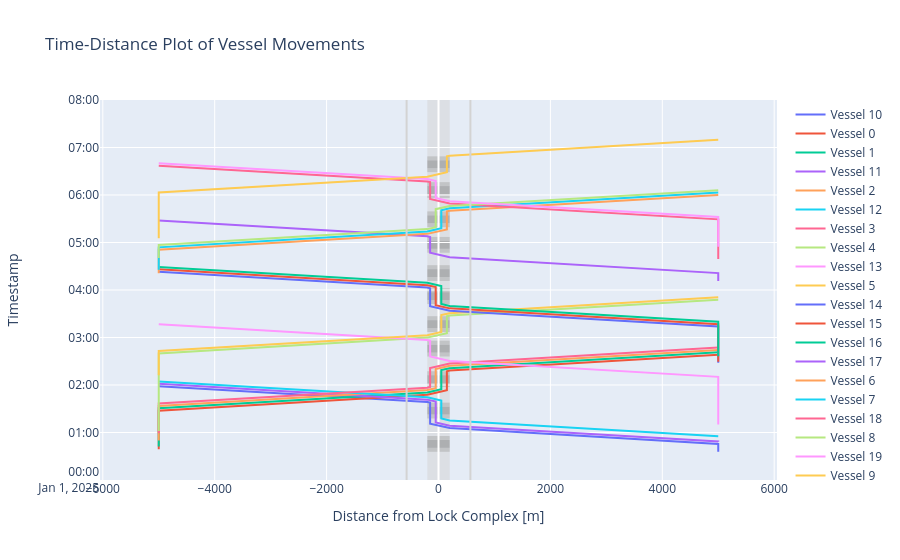

Source (notebook cell):
### Markdown cell above
##### Time-distance diagram of vessels passing the lock and planning info
Luckily, the time-distance diagram shows the behaviour of the vessels in a more comprehensible manner. Waiting times emerge.

### Code cell
# We can plot the time-distance diagram
fig = lock_chamber.plot(xlimmin = -6050, 
                        xlimmax = 6050,
                        ylimmin = pd.Timestamp('2025-01-01 00:00:00'),
                        ylimmax = pd.Timestamp('2025-01-01 08:00:00'),
                        method='Plotly')

fig
